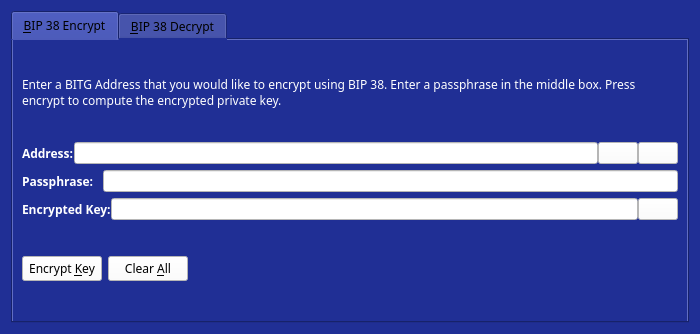
<?xml version="1.0" encoding="UTF-8"?>
<ui version="4.0">
 <class>Bip38ToolDialog</class>
 <widget class="QDialog" name="Bip38ToolDialog">
  <property name="geometry">
   <rect>
    <x>0</x>
    <y>0</y>
    <width>700</width>
    <height>334</height>
   </rect>
  </property>
  <property name="font">
   <font>
    <family>Dosis</family>
   </font>
  </property>
  <property name="windowTitle">
   <string>BIP 38 Tool</string>
  </property>
  <property name="styleSheet">
   <string notr="true">background-color: rgb(32, 47, 149)</string>
  </property>
  <property name="modal">
   <bool>true</bool>
  </property>
  <layout class="QVBoxLayout" name="verticalLayout">
   <item>
    <widget class="QTabWidget" name="tabWidget">
     <property name="currentIndex">
      <number>0</number>
     </property>
     <widget class="QWidget" name="tabBip38Encrypt">
      <attribute name="title">
       <string>&amp;BIP 38 Encrypt</string>
      </attribute>
      <layout class="QVBoxLayout" name="verticalLayout_SM">
       <item>
        <widget class="QLabel" name="infoLabel_ENC">
         <property name="font">
          <font>
           <family>Dosis</family>
          </font>
         </property>
         <property name="styleSheet">
          <string notr="true">color: rgb(255, 255, 255);</string>
         </property>
         <property name="text">
          <string>Enter a BITG Address that you would like to encrypt using BIP 38. Enter a passphrase in the middle box. Press encrypt to compute the encrypted private key.</string>
         </property>
         <property name="textFormat">
          <enum>Qt::PlainText</enum>
         </property>
         <property name="wordWrap">
          <bool>true</bool>
         </property>
        </widget>
       </item>
       <item>
        <layout class="QHBoxLayout" name="horizontalLayout_1_ENC">
         <property name="spacing">
          <number>0</number>
         </property>
         <item>
          <widget class="QLabel" name="label_5">
           <property name="font">
            <font>
             <family>Dosis</family>
             <weight>75</weight>
             <bold>true</bold>
            </font>
           </property>
           <property name="styleSheet">
            <string notr="true">color: rgb(255, 255, 255);</string>
           </property>
           <property name="text">
            <string>Address:</string>
           </property>
          </widget>
         </item>
         <item>
          <widget class="QValidatedLineEdit" name="addressIn_ENC">
           <property name="toolTip">
            <string>The BITG address to sign the message with</string>
           </property>
           <property name="styleSheet">
            <string notr="true">background-color: rgb(255, 255, 255);</string>
           </property>
          </widget>
         </item>
         <item>
          <widget class="QPushButton" name="addressBookButton_ENC">
           <property name="toolTip">
            <string>Choose previously used address</string>
           </property>
           <property name="styleSheet">
            <string notr="true">background-color: rgb(255, 255, 255);</string>
           </property>
           <property name="text">
            <string/>
           </property>
           <property name="icon">
            <iconset>
             <normaloff>:/icons/address-book</normaloff>:/icons/address-book</iconset>
           </property>
           <property name="shortcut">
            <string>Alt+A</string>
           </property>
           <property name="autoDefault">
            <bool>false</bool>
           </property>
          </widget>
         </item>
         <item>
          <widget class="QPushButton" name="pasteButton_ENC">
           <property name="toolTip">
            <string>Paste address from clipboard</string>
           </property>
           <property name="styleSheet">
            <string notr="true">background-color: rgb(255, 255, 255);</string>
           </property>
           <property name="text">
            <string/>
           </property>
           <property name="icon">
            <iconset>
             <normaloff>:/icons/editpaste</normaloff>:/icons/editpaste</iconset>
           </property>
           <property name="shortcut">
            <string>Alt+P</string>
           </property>
           <property name="autoDefault">
            <bool>false</bool>
           </property>
          </widget>
         </item>
        </layout>
       </item>
       <item>
        <layout class="QHBoxLayout" name="horizontalLayout_5">
         <item>
          <widget class="QLabel" name="label_6">
           <property name="font">
            <font>
             <family>Dosis</family>
             <weight>75</weight>
             <bold>true</bold>
            </font>
           </property>
           <property name="styleSheet">
            <string notr="true">color: rgb(255, 255, 255);</string>
           </property>
           <property name="text">
            <string>Passphrase: </string>
           </property>
          </widget>
         </item>
         <item>
          <widget class="QLineEdit" name="passphraseIn_ENC">
           <property name="styleSheet">
            <string notr="true">background-color: rgb(255, 255, 255);</string>
           </property>
           <property name="echoMode">
            <enum>QLineEdit::Password</enum>
           </property>
          </widget>
         </item>
        </layout>
       </item>
       <item>
        <layout class="QHBoxLayout" name="horizontalLayout_2_ENC">
         <property name="spacing">
          <number>0</number>
         </property>
         <item>
          <widget class="QLabel" name="encryptedKeyLabel_ENC">
           <property name="font">
            <font>
             <family>Dosis</family>
             <weight>75</weight>
             <bold>true</bold>
            </font>
           </property>
           <property name="styleSheet">
            <string notr="true">color: rgb(255, 255, 255);</string>
           </property>
           <property name="text">
            <string>Encrypted Key:</string>
           </property>
           <property name="textFormat">
            <enum>Qt::PlainText</enum>
           </property>
          </widget>
         </item>
         <item>
          <widget class="QLineEdit" name="encryptedKeyOut_ENC">
           <property name="font">
            <font>
             <italic>true</italic>
            </font>
           </property>
           <property name="styleSheet">
            <string notr="true">background-color: rgb(255, 255, 255);</string>
           </property>
           <property name="readOnly">
            <bool>true</bool>
           </property>
          </widget>
         </item>
         <item>
          <widget class="QPushButton" name="copyKeyButton_ENC">
           <property name="toolTip">
            <string>Copy the current signature to the system clipboard</string>
           </property>
           <property name="styleSheet">
            <string notr="true">background-color: rgb(255, 255, 255);</string>
           </property>
           <property name="text">
            <string/>
           </property>
           <property name="icon">
            <iconset>
             <normaloff>:/icons/editcopy</normaloff>:/icons/editcopy</iconset>
           </property>
           <property name="autoDefault">
            <bool>false</bool>
           </property>
          </widget>
         </item>
        </layout>
       </item>
       <item>
        <layout class="QHBoxLayout" name="horizontalLayout_3_ENC">
         <item>
          <widget class="QPushButton" name="encryptKeyButton_ENC">
           <property name="font">
            <font>
             <family>Dosis</family>
            </font>
           </property>
           <property name="toolTip">
            <string>Sign the message to prove you own this BITG address</string>
           </property>
           <property name="styleSheet">
            <string notr="true">background-color: rgb(255, 255, 255);</string>
           </property>
           <property name="text">
            <string>Encrypt &amp;Key</string>
           </property>
           <property name="autoDefault">
            <bool>false</bool>
           </property>
          </widget>
         </item>
         <item>
          <widget class="QPushButton" name="clearButton_ENC">
           <property name="font">
            <font>
             <family>Dosis</family>
            </font>
           </property>
           <property name="toolTip">
            <string>Reset all sign message fields</string>
           </property>
           <property name="styleSheet">
            <string notr="true">background-color: rgb(255, 255, 255);</string>
           </property>
           <property name="text">
            <string>Clear &amp;All</string>
           </property>
           <property name="autoDefault">
            <bool>false</bool>
           </property>
          </widget>
         </item>
         <item>
          <spacer name="horizontalSpacer_1_ENC">
           <property name="orientation">
            <enum>Qt::Horizontal</enum>
           </property>
           <property name="sizeHint" stdset="0">
            <size>
             <width>40</width>
             <height>48</height>
            </size>
           </property>
          </spacer>
         </item>
         <item>
          <widget class="QLabel" name="statusLabel_ENC">
           <property name="font">
            <font>
             <weight>75</weight>
             <bold>true</bold>
            </font>
           </property>
           <property name="text">
            <string/>
           </property>
           <property name="wordWrap">
            <bool>true</bool>
           </property>
          </widget>
         </item>
         <item>
          <spacer name="horizontalSpacer_2_ENC">
           <property name="orientation">
            <enum>Qt::Horizontal</enum>
           </property>
           <property name="sizeHint" stdset="0">
            <size>
             <width>40</width>
             <height>48</height>
            </size>
           </property>
          </spacer>
         </item>
        </layout>
       </item>
      </layout>
     </widget>
     <widget class="QWidget" name="tabBip38Decrypt">
      <attribute name="title">
       <string>&amp;BIP 38 Decrypt</string>
      </attribute>
      <layout class="QVBoxLayout" name="verticalLayout_VM">
       <item>
        <widget class="QLabel" name="infoLabel_DEC">
         <property name="font">
          <font>
           <family>Dosis</family>
          </font>
         </property>
         <property name="styleSheet">
          <string notr="true">color: rgb(255, 255, 255);</string>
         </property>
         <property name="text">
          <string>Enter the BIP 38 encrypted private key. Enter the passphrase in the middle box. Click Decrypt Key to compute the private key. After the key is decrypted, clicking 'Import Address' will add this private key to the wallet.</string>
         </property>
         <property name="textFormat">
          <enum>Qt::PlainText</enum>
         </property>
         <property name="alignment">
          <set>Qt::AlignLeading|Qt::AlignLeft|Qt::AlignTop</set>
         </property>
         <property name="wordWrap">
          <bool>true</bool>
         </property>
        </widget>
       </item>
       <item>
        <layout class="QHBoxLayout" name="horizontalLayout_3">
         <item>
          <widget class="QLabel" name="label_2">
           <property name="font">
            <font>
             <family>Dosis</family>
             <weight>75</weight>
             <bold>true</bold>
            </font>
           </property>
           <property name="styleSheet">
            <string notr="true">color: rgb(255, 255, 255);</string>
           </property>
           <property name="text">
            <string>Encrypted Key:</string>
           </property>
          </widget>
         </item>
         <item>
          <widget class="QValidatedLineEdit" name="encryptedKeyIn_DEC">
           <property name="font">
            <font>
             <family>Dosis</family>
             <weight>50</weight>
             <bold>false</bold>
            </font>
           </property>
           <property name="toolTip">
            <string>The BITG address the message was signed with</string>
           </property>
           <property name="styleSheet">
            <string notr="true">background-color: rgb(255, 255, 255);</string>
           </property>
          </widget>
         </item>
        </layout>
       </item>
       <item>
        <layout class="QHBoxLayout" name="horizontalLayout">
         <item>
          <widget class="QLabel" name="label">
           <property name="font">
            <font>
             <family>Dosis</family>
             <weight>75</weight>
             <bold>true</bold>
            </font>
           </property>
           <property name="styleSheet">
            <string notr="true">color: rgb(255, 255, 255);</string>
           </property>
           <property name="text">
            <string>Passphrase: </string>
           </property>
          </widget>
         </item>
         <item>
          <widget class="QLineEdit" name="passphraseIn_DEC">
           <property name="font">
            <font>
             <family>Dosis</family>
            </font>
           </property>
           <property name="styleSheet">
            <string notr="true">background-color: rgb(255, 255, 255);</string>
           </property>
           <property name="echoMode">
            <enum>QLineEdit::Password</enum>
           </property>
          </widget>
         </item>
        </layout>
       </item>
       <item>
        <layout class="QHBoxLayout" name="horizontalLayout_2_DEC">
         <item>
          <widget class="QPushButton" name="decryptKeyButton_DEC">
           <property name="font">
            <font>
             <family>Dosis</family>
            </font>
           </property>
           <property name="toolTip">
            <string>Verify the message to ensure it was signed with the specified BITG address</string>
           </property>
           <property name="styleSheet">
            <string notr="true">background-color: rgb(255, 255, 255);</string>
           </property>
           <property name="text">
            <string>Decrypt &amp;Key</string>
           </property>
           <property name="autoDefault">
            <bool>false</bool>
           </property>
          </widget>
         </item>
         <item>
          <widget class="QPushButton" name="clearButton_DEC">
           <property name="font">
            <font>
             <family>Dosis</family>
            </font>
           </property>
           <property name="toolTip">
            <string>Reset all verify message fields</string>
           </property>
           <property name="styleSheet">
            <string notr="true">background-color: rgb(255, 255, 255);</string>
           </property>
           <property name="text">
            <string>Clear &amp;All</string>
           </property>
           <property name="autoDefault">
            <bool>false</bool>
           </property>
          </widget>
         </item>
         <item>
          <spacer name="horizontalSpacer_1_DEC">
           <property name="orientation">
            <enum>Qt::Horizontal</enum>
           </property>
           <property name="sizeHint" stdset="0">
            <size>
             <width>40</width>
             <height>48</height>
            </size>
           </property>
          </spacer>
         </item>
         <item>
          <widget class="QLabel" name="statusLabel_DEC">
           <property name="font">
            <font>
             <weight>75</weight>
             <bold>true</bold>
            </font>
           </property>
           <property name="text">
            <string/>
           </property>
           <property name="wordWrap">
            <bool>true</bool>
           </property>
          </widget>
         </item>
         <item>
          <spacer name="horizontalSpacer_2_DEC">
           <property name="orientation">
            <enum>Qt::Horizontal</enum>
           </property>
           <property name="sizeHint" stdset="0">
            <size>
             <width>40</width>
             <height>48</height>
            </size>
           </property>
          </spacer>
         </item>
        </layout>
       </item>
       <item>
        <layout class="QHBoxLayout" name="horizontalLayout_2">
         <item>
          <widget class="QLabel" name="label_3">
           <property name="font">
            <font>
             <family>Dosis</family>
             <weight>75</weight>
             <bold>true</bold>
            </font>
           </property>
           <property name="styleSheet">
            <string notr="true">color: rgb(255, 255, 255);</string>
           </property>
           <property name="text">
            <string>Decrypted Key:</string>
           </property>
          </widget>
         </item>
         <item>
          <widget class="QValidatedLineEdit" name="decryptedKeyOut_DEC">
           <property name="font">
            <font>
             <family>Dosis</family>
            </font>
           </property>
           <property name="styleSheet">
            <string notr="true">background-color: rgb(255, 255, 255);</string>
           </property>
          </widget>
         </item>
        </layout>
       </item>
       <item>
        <layout class="QHBoxLayout" name="horizontalLayout_4">
         <item>
          <widget class="QPushButton" name="importAddressButton_DEC">
           <property name="font">
            <font>
             <family>Dosis</family>
             <weight>50</weight>
             <bold>false</bold>
            </font>
           </property>
           <property name="styleSheet">
            <string notr="true">background-color: rgb(255, 255, 255);</string>
           </property>
           <property name="text">
            <string>Import Address</string>
           </property>
          </widget>
         </item>
         <item>
          <widget class="QLabel" name="label_4">
           <property name="font">
            <font>
             <family>Dosis</family>
             <weight>75</weight>
             <bold>true</bold>
            </font>
           </property>
           <property name="styleSheet">
            <string notr="true">color: rgb(255, 255, 255);</string>
           </property>
           <property name="text">
            <string>Address:</string>
           </property>
          </widget>
         </item>
         <item>
          <widget class="QLineEdit" name="addressOut_DEC">
           <property name="font">
            <font>
             <family>Dosis</family>
            </font>
           </property>
           <property name="styleSheet">
            <string notr="true">background-color: rgb(255, 255, 255);</string>
           </property>
          </widget>
         </item>
        </layout>
       </item>
      </layout>
     </widget>
    </widget>
   </item>
  </layout>
 </widget>
 <customwidgets>
  <customwidget>
   <class>QValidatedLineEdit</class>
   <extends>QLineEdit</extends>
   <header>qvalidatedlineedit.h</header>
  </customwidget>
 </customwidgets>
 <resources>
  <include location="../enchant.qrc"/>
 </resources>
 <connections/>
</ui>
